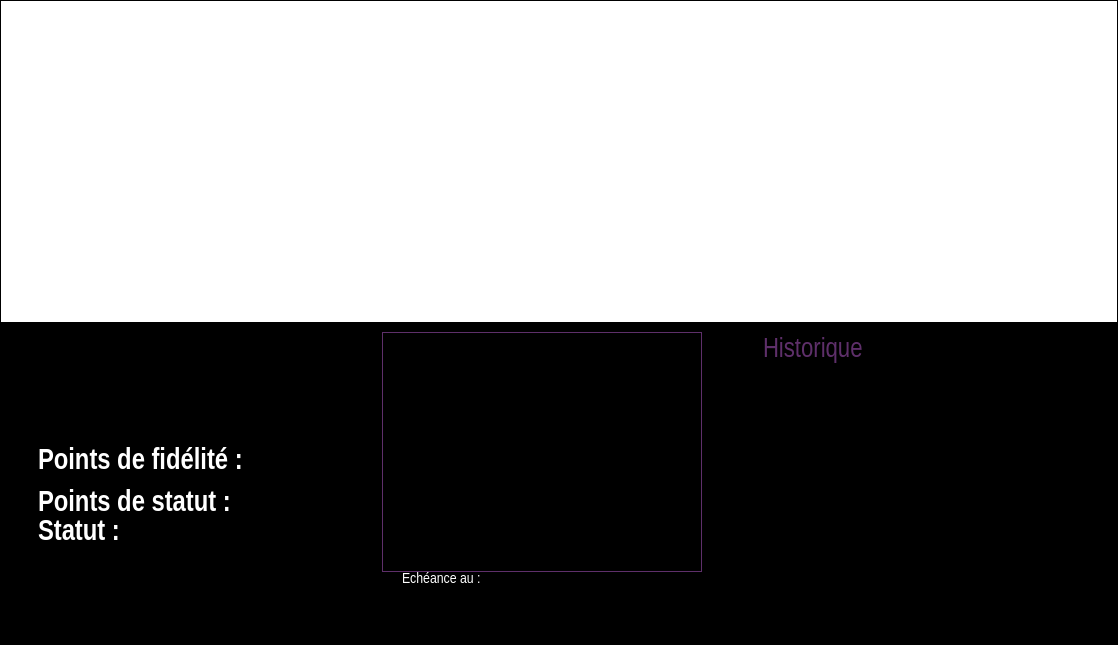
<?xml version="1.0" encoding="UTF-8"?>
<ui version="4.0">
 <class>FidOperationsManagement</class>
 <widget class="QWidget" name="FidOperationsManagement">
  <property name="geometry">
   <rect>
    <x>0</x>
    <y>0</y>
    <width>1118</width>
    <height>645</height>
   </rect>
  </property>
  <property name="palette">
   <palette>
    <active>
     <colorrole role="WindowText">
      <brush brushstyle="SolidPattern">
       <color alpha="255">
        <red>94</red>
        <green>47</green>
        <blue>106</blue>
       </color>
      </brush>
     </colorrole>
     <colorrole role="Base">
      <brush brushstyle="SolidPattern">
       <color alpha="255">
        <red>255</red>
        <green>255</green>
        <blue>255</blue>
       </color>
      </brush>
     </colorrole>
     <colorrole role="Window">
      <brush brushstyle="SolidPattern">
       <color alpha="255">
        <red>0</red>
        <green>0</green>
        <blue>0</blue>
       </color>
      </brush>
     </colorrole>
    </active>
    <inactive>
     <colorrole role="WindowText">
      <brush brushstyle="SolidPattern">
       <color alpha="255">
        <red>94</red>
        <green>47</green>
        <blue>106</blue>
       </color>
      </brush>
     </colorrole>
     <colorrole role="Base">
      <brush brushstyle="SolidPattern">
       <color alpha="255">
        <red>255</red>
        <green>255</green>
        <blue>255</blue>
       </color>
      </brush>
     </colorrole>
     <colorrole role="Window">
      <brush brushstyle="SolidPattern">
       <color alpha="255">
        <red>0</red>
        <green>0</green>
        <blue>0</blue>
       </color>
      </brush>
     </colorrole>
    </inactive>
    <disabled>
     <colorrole role="WindowText">
      <brush brushstyle="SolidPattern">
       <color alpha="255">
        <red>120</red>
        <green>120</green>
        <blue>120</blue>
       </color>
      </brush>
     </colorrole>
     <colorrole role="Base">
      <brush brushstyle="SolidPattern">
       <color alpha="255">
        <red>0</red>
        <green>0</green>
        <blue>0</blue>
       </color>
      </brush>
     </colorrole>
     <colorrole role="Window">
      <brush brushstyle="SolidPattern">
       <color alpha="255">
        <red>0</red>
        <green>0</green>
        <blue>0</blue>
       </color>
      </brush>
     </colorrole>
    </disabled>
   </palette>
  </property>
  <property name="windowTitle">
   <string>Gestion des points fidélités</string>
  </property>
  <property name="windowIcon">
   <iconset resource="pokersphere.qrc">
    <normaloff>:/img/Resources/sphere.ico</normaloff>:/img/Resources/sphere.ico</iconset>
  </property>
  <layout class="QVBoxLayout" name="verticalLayout">
   <property name="spacing">
    <number>0</number>
   </property>
   <property name="leftMargin">
    <number>0</number>
   </property>
   <property name="topMargin">
    <number>0</number>
   </property>
   <property name="rightMargin">
    <number>0</number>
   </property>
   <property name="bottomMargin">
    <number>0</number>
   </property>
   <item>
    <widget class="QTableView" name="tableView">
     <property name="minimumSize">
      <size>
       <width>1100</width>
       <height>309</height>
      </size>
     </property>
     <property name="editTriggers">
      <set>QAbstractItemView::NoEditTriggers</set>
     </property>
     <property name="alternatingRowColors">
      <bool>true</bool>
     </property>
     <property name="selectionMode">
      <enum>QAbstractItemView::SingleSelection</enum>
     </property>
     <property name="selectionBehavior">
      <enum>QAbstractItemView::SelectRows</enum>
     </property>
     <property name="sortingEnabled">
      <bool>true</bool>
     </property>
     <attribute name="verticalHeaderVisible">
      <bool>false</bool>
     </attribute>
    </widget>
   </item>
   <item>
    <layout class="QHBoxLayout" name="horizontalLayout">
     <item>
      <layout class="QVBoxLayout" name="verticalLayout_5">
       <property name="spacing">
        <number>0</number>
       </property>
       <property name="topMargin">
        <number>9</number>
       </property>
       <property name="rightMargin">
        <number>9</number>
       </property>
       <item>
        <layout class="QHBoxLayout" name="horizontalLayout_3">
         <property name="leftMargin">
          <number>38</number>
         </property>
         <item>
          <widget class="QLabel" name="prenomLabel">
           <property name="minimumSize">
            <size>
             <width>200</width>
             <height>20</height>
            </size>
           </property>
           <property name="palette">
            <palette>
             <active>
              <colorrole role="WindowText">
               <brush brushstyle="SolidPattern">
                <color alpha="255">
                 <red>255</red>
                 <green>255</green>
                 <blue>255</blue>
                </color>
               </brush>
              </colorrole>
             </active>
             <inactive>
              <colorrole role="WindowText">
               <brush brushstyle="SolidPattern">
                <color alpha="255">
                 <red>255</red>
                 <green>255</green>
                 <blue>255</blue>
                </color>
               </brush>
              </colorrole>
             </inactive>
             <disabled>
              <colorrole role="WindowText">
               <brush brushstyle="SolidPattern">
                <color alpha="255">
                 <red>120</red>
                 <green>120</green>
                 <blue>120</blue>
                </color>
               </brush>
              </colorrole>
             </disabled>
            </palette>
           </property>
           <property name="font">
            <font>
             <family>Arial Narrow</family>
             <pointsize>36</pointsize>
             <weight>75</weight>
             <bold>true</bold>
            </font>
           </property>
           <property name="text">
            <string/>
           </property>
          </widget>
         </item>
        </layout>
       </item>
       <item>
        <layout class="QHBoxLayout" name="horizontalLayout_4">
         <property name="leftMargin">
          <number>38</number>
         </property>
         <item>
          <widget class="QLabel" name="nomLabel">
           <property name="minimumSize">
            <size>
             <width>200</width>
             <height>20</height>
            </size>
           </property>
           <property name="palette">
            <palette>
             <active>
              <colorrole role="WindowText">
               <brush brushstyle="SolidPattern">
                <color alpha="255">
                 <red>255</red>
                 <green>255</green>
                 <blue>255</blue>
                </color>
               </brush>
              </colorrole>
             </active>
             <inactive>
              <colorrole role="WindowText">
               <brush brushstyle="SolidPattern">
                <color alpha="255">
                 <red>255</red>
                 <green>255</green>
                 <blue>255</blue>
                </color>
               </brush>
              </colorrole>
             </inactive>
             <disabled>
              <colorrole role="WindowText">
               <brush brushstyle="SolidPattern">
                <color alpha="255">
                 <red>120</red>
                 <green>120</green>
                 <blue>120</blue>
                </color>
               </brush>
              </colorrole>
             </disabled>
            </palette>
           </property>
           <property name="font">
            <font>
             <family>Arial Narrow</family>
             <pointsize>36</pointsize>
             <weight>75</weight>
             <bold>true</bold>
            </font>
           </property>
           <property name="text">
            <string/>
           </property>
          </widget>
         </item>
        </layout>
       </item>
       <item>
        <layout class="QHBoxLayout" name="horizontalLayout_5">
         <property name="leftMargin">
          <number>38</number>
         </property>
         <property name="topMargin">
          <number>13</number>
         </property>
         <item>
          <widget class="QLabel" name="fidPointsLabel">
           <property name="minimumSize">
            <size>
             <width>200</width>
             <height>20</height>
            </size>
           </property>
           <property name="palette">
            <palette>
             <active>
              <colorrole role="WindowText">
               <brush brushstyle="SolidPattern">
                <color alpha="255">
                 <red>255</red>
                 <green>255</green>
                 <blue>255</blue>
                </color>
               </brush>
              </colorrole>
             </active>
             <inactive>
              <colorrole role="WindowText">
               <brush brushstyle="SolidPattern">
                <color alpha="255">
                 <red>255</red>
                 <green>255</green>
                 <blue>255</blue>
                </color>
               </brush>
              </colorrole>
             </inactive>
             <disabled>
              <colorrole role="WindowText">
               <brush brushstyle="SolidPattern">
                <color alpha="255">
                 <red>120</red>
                 <green>120</green>
                 <blue>120</blue>
                </color>
               </brush>
              </colorrole>
             </disabled>
            </palette>
           </property>
           <property name="font">
            <font>
             <family>Arial Narrow</family>
             <pointsize>22</pointsize>
             <weight>75</weight>
             <bold>true</bold>
            </font>
           </property>
           <property name="text">
            <string>Points de fidélité : </string>
           </property>
          </widget>
         </item>
        </layout>
       </item>
       <item>
        <layout class="QHBoxLayout" name="horizontalLayout_10">
         <property name="leftMargin">
          <number>38</number>
         </property>
         <property name="topMargin">
          <number>13</number>
         </property>
         <item>
          <widget class="QLabel" name="fidStatutPointsLabel">
           <property name="minimumSize">
            <size>
             <width>200</width>
             <height>20</height>
            </size>
           </property>
           <property name="palette">
            <palette>
             <active>
              <colorrole role="WindowText">
               <brush brushstyle="SolidPattern">
                <color alpha="255">
                 <red>255</red>
                 <green>255</green>
                 <blue>255</blue>
                </color>
               </brush>
              </colorrole>
             </active>
             <inactive>
              <colorrole role="WindowText">
               <brush brushstyle="SolidPattern">
                <color alpha="255">
                 <red>255</red>
                 <green>255</green>
                 <blue>255</blue>
                </color>
               </brush>
              </colorrole>
             </inactive>
             <disabled>
              <colorrole role="WindowText">
               <brush brushstyle="SolidPattern">
                <color alpha="255">
                 <red>120</red>
                 <green>120</green>
                 <blue>120</blue>
                </color>
               </brush>
              </colorrole>
             </disabled>
            </palette>
           </property>
           <property name="font">
            <font>
             <family>Arial Narrow</family>
             <pointsize>22</pointsize>
             <weight>75</weight>
             <bold>true</bold>
            </font>
           </property>
           <property name="text">
            <string>Points de statut : </string>
           </property>
          </widget>
         </item>
        </layout>
       </item>
       <item>
        <layout class="QHBoxLayout" name="horizontalLayout_6">
         <property name="leftMargin">
          <number>38</number>
         </property>
         <item>
          <widget class="QLabel" name="fidStatutLabel">
           <property name="minimumSize">
            <size>
             <width>200</width>
             <height>20</height>
            </size>
           </property>
           <property name="palette">
            <palette>
             <active>
              <colorrole role="WindowText">
               <brush brushstyle="SolidPattern">
                <color alpha="255">
                 <red>255</red>
                 <green>255</green>
                 <blue>255</blue>
                </color>
               </brush>
              </colorrole>
             </active>
             <inactive>
              <colorrole role="WindowText">
               <brush brushstyle="SolidPattern">
                <color alpha="255">
                 <red>255</red>
                 <green>255</green>
                 <blue>255</blue>
                </color>
               </brush>
              </colorrole>
             </inactive>
             <disabled>
              <colorrole role="WindowText">
               <brush brushstyle="SolidPattern">
                <color alpha="255">
                 <red>120</red>
                 <green>120</green>
                 <blue>120</blue>
                </color>
               </brush>
              </colorrole>
             </disabled>
            </palette>
           </property>
           <property name="font">
            <font>
             <family>Arial Narrow</family>
             <pointsize>22</pointsize>
             <weight>75</weight>
             <bold>true</bold>
            </font>
           </property>
           <property name="text">
            <string>Statut :</string>
           </property>
          </widget>
         </item>
        </layout>
       </item>
       <item>
        <spacer name="verticalSpacer_3">
         <property name="orientation">
          <enum>Qt::Vertical</enum>
         </property>
         <property name="sizeHint" stdset="0">
          <size>
           <width>20</width>
           <height>40</height>
          </size>
         </property>
        </spacer>
       </item>
      </layout>
     </item>
     <item>
      <layout class="QVBoxLayout" name="verticalLayout_3">
       <property name="leftMargin">
        <number>9</number>
       </property>
       <property name="topMargin">
        <number>9</number>
       </property>
       <property name="rightMargin">
        <number>9</number>
       </property>
       <item>
        <widget class="QLabel" name="imageLabel">
         <property name="minimumSize">
          <size>
           <width>320</width>
           <height>240</height>
          </size>
         </property>
         <property name="maximumSize">
          <size>
           <width>320</width>
           <height>240</height>
          </size>
         </property>
         <property name="frameShape">
          <enum>QFrame::Box</enum>
         </property>
         <property name="text">
          <string/>
         </property>
         <property name="scaledContents">
          <bool>true</bool>
         </property>
        </widget>
       </item>
       <item>
        <layout class="QHBoxLayout" name="horizontalLayout_2">
         <item>
          <layout class="QVBoxLayout" name="verticalLayout_7">
           <item>
            <widget class="QLabel" name="colorLabel">
             <property name="maximumSize">
              <size>
               <width>20</width>
               <height>20</height>
              </size>
             </property>
             <property name="text">
              <string/>
             </property>
             <property name="pixmap">
              <pixmap resource="pokersphere.qrc">:/img/Resources/vert.gif</pixmap>
             </property>
            </widget>
           </item>
           <item>
            <spacer name="verticalSpacer_4">
             <property name="orientation">
              <enum>Qt::Vertical</enum>
             </property>
             <property name="sizeHint" stdset="0">
              <size>
               <width>20</width>
               <height>40</height>
              </size>
             </property>
            </spacer>
           </item>
          </layout>
         </item>
         <item>
          <widget class="QLabel" name="echeanceLabel">
           <property name="palette">
            <palette>
             <active>
              <colorrole role="WindowText">
               <brush brushstyle="SolidPattern">
                <color alpha="255">
                 <red>255</red>
                 <green>255</green>
                 <blue>255</blue>
                </color>
               </brush>
              </colorrole>
             </active>
             <inactive>
              <colorrole role="WindowText">
               <brush brushstyle="SolidPattern">
                <color alpha="255">
                 <red>255</red>
                 <green>255</green>
                 <blue>255</blue>
                </color>
               </brush>
              </colorrole>
             </inactive>
             <disabled>
              <colorrole role="WindowText">
               <brush brushstyle="SolidPattern">
                <color alpha="255">
                 <red>120</red>
                 <green>120</green>
                 <blue>120</blue>
                </color>
               </brush>
              </colorrole>
             </disabled>
            </palette>
           </property>
           <property name="font">
            <font>
             <family>Arial Narrow</family>
             <pointsize>11</pointsize>
            </font>
           </property>
           <property name="text">
            <string>Echéance au :</string>
           </property>
           <property name="alignment">
            <set>Qt::AlignLeading|Qt::AlignLeft|Qt::AlignTop</set>
           </property>
          </widget>
         </item>
         <item>
          <layout class="QVBoxLayout" name="verticalLayout_4">
           <item>
            <widget class="QLabel" name="onlineLabel">
             <property name="font">
              <font>
               <family>Arial Narrow</family>
               <pointsize>20</pointsize>
               <weight>75</weight>
               <bold>true</bold>
              </font>
             </property>
             <property name="pixmap">
              <pixmap resource="pokersphere.qrc">:/img/Resources/Earth.gif</pixmap>
             </property>
             <property name="alignment">
              <set>Qt::AlignRight|Qt::AlignTrailing|Qt::AlignVCenter</set>
             </property>
            </widget>
           </item>
           <item>
            <spacer name="verticalSpacer">
             <property name="orientation">
              <enum>Qt::Vertical</enum>
             </property>
             <property name="sizeHint" stdset="0">
              <size>
               <width>20</width>
               <height>40</height>
              </size>
             </property>
            </spacer>
           </item>
          </layout>
         </item>
        </layout>
       </item>
      </layout>
     </item>
     <item>
      <layout class="QVBoxLayout" name="verticalLayout_2">
       <property name="leftMargin">
        <number>9</number>
       </property>
       <item>
        <layout class="QHBoxLayout" name="horizontalLayout_7">
         <item>
          <widget class="QLabel" name="logoLabel">
           <property name="maximumSize">
            <size>
             <width>256</width>
             <height>150</height>
            </size>
           </property>
           <property name="text">
            <string/>
           </property>
           <property name="pixmap">
            <pixmap resource="pokersphere.qrc">:/img/Resources/pokerSphere.gif</pixmap>
           </property>
           <property name="scaledContents">
            <bool>true</bool>
           </property>
           <property name="alignment">
            <set>Qt::AlignCenter</set>
           </property>
          </widget>
         </item>
        </layout>
       </item>
       <item>
        <layout class="QVBoxLayout" name="verticalLayout_6">
         <property name="leftMargin">
          <number>9</number>
         </property>
         <item>
          <widget class="QLabel" name="historiqueLabel">
           <property name="font">
            <font>
             <family>Arial Narrow</family>
             <pointsize>20</pointsize>
            </font>
           </property>
           <property name="text">
            <string>&lt;a href=&quot;a&quot; style=&quot;text-decoration:none;&quot;&gt;&lt;font color=&quot;#5E2F6A&quot;&gt;Historique&lt;/font&gt;&lt;/a&gt;</string>
           </property>
          </widget>
         </item>
         <item>
          <spacer name="verticalSpacer_2">
           <property name="orientation">
            <enum>Qt::Vertical</enum>
           </property>
           <property name="sizeHint" stdset="0">
            <size>
             <width>20</width>
             <height>40</height>
            </size>
           </property>
          </spacer>
         </item>
        </layout>
       </item>
      </layout>
     </item>
    </layout>
   </item>
  </layout>
 </widget>
 <resources>
  <include location="pokersphere.qrc"/>
 </resources>
 <connections/>
</ui>
